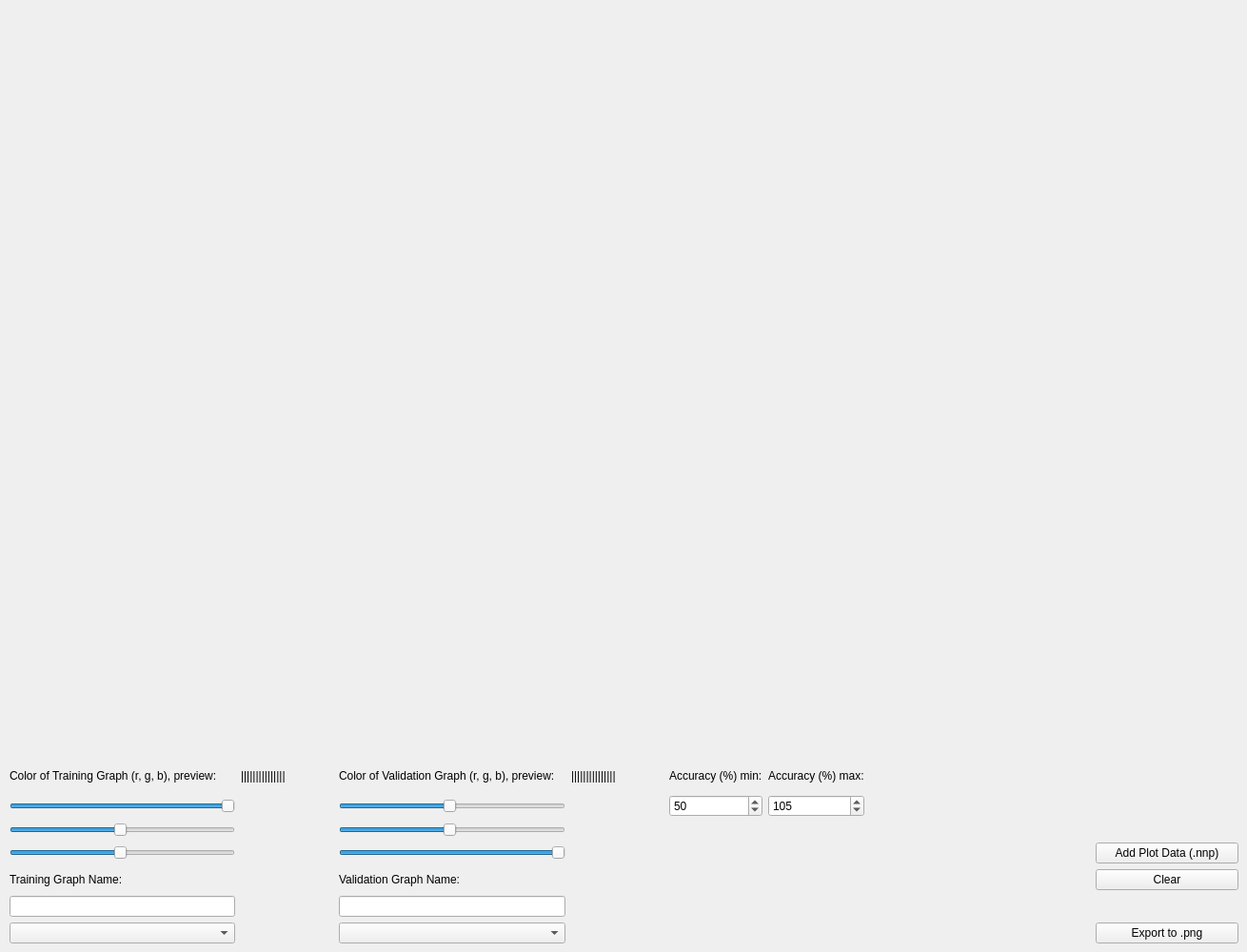
<?xml version="1.0" encoding="UTF-8"?>
<ui version="4.0">
 <class>PlotWidget</class>
 <widget class="QWidget" name="PlotWidget">
  <property name="geometry">
   <rect>
    <x>0</x>
    <y>0</y>
    <width>1310</width>
    <height>1000</height>
   </rect>
  </property>
  <property name="minimumSize">
   <size>
    <width>1310</width>
    <height>1000</height>
   </size>
  </property>
  <property name="windowTitle">
   <string>Form</string>
  </property>
  <widget class="QCustomPlot" name="plotArea" native="true">
   <property name="geometry">
    <rect>
     <x>10</x>
     <y>10</y>
     <width>1291</width>
     <height>781</height>
    </rect>
   </property>
  </widget>
  <widget class="QWidget" name="gridLayoutWidget">
   <property name="geometry">
    <rect>
     <x>10</x>
     <y>800</y>
     <width>1291</width>
     <height>191</height>
    </rect>
   </property>
   <layout class="QGridLayout" name="gridLayout_3">
    <item row="5" column="3">
     <widget class="QSlider" name="sl_ValidationB">
      <property name="maximum">
       <number>255</number>
      </property>
      <property name="value">
       <number>255</number>
      </property>
      <property name="orientation">
       <enum>Qt::Horizontal</enum>
      </property>
     </widget>
    </item>
    <item row="2" column="15">
     <spacer name="horizontalSpacer">
      <property name="orientation">
       <enum>Qt::Horizontal</enum>
      </property>
      <property name="sizeType">
       <enum>QSizePolicy::Fixed</enum>
      </property>
      <property name="sizeHint" stdset="0">
       <size>
        <width>150</width>
        <height>20</height>
       </size>
      </property>
     </spacer>
    </item>
    <item row="8" column="0">
     <widget class="QComboBox" name="cb_tGraphDesign"/>
    </item>
    <item row="3" column="6">
     <widget class="QSpinBox" name="sb_yMin">
      <property name="maximum">
       <number>90</number>
      </property>
      <property name="singleStep">
       <number>5</number>
      </property>
      <property name="value">
       <number>50</number>
      </property>
     </widget>
    </item>
    <item row="2" column="2">
     <spacer name="horizontalSpacer_2">
      <property name="orientation">
       <enum>Qt::Horizontal</enum>
      </property>
      <property name="sizeType">
       <enum>QSizePolicy::Fixed</enum>
      </property>
      <property name="sizeHint" stdset="0">
       <size>
        <width>50</width>
        <height>20</height>
       </size>
      </property>
     </spacer>
    </item>
    <item row="7" column="3">
     <widget class="QLineEdit" name="vGraphNameField"/>
    </item>
    <item row="2" column="3">
     <widget class="QLabel" name="label_2">
      <property name="text">
       <string>Color of Validation Graph (r, g, b), preview:</string>
      </property>
     </widget>
    </item>
    <item row="8" column="3">
     <widget class="QComboBox" name="cb_vGraphDesign"/>
    </item>
    <item row="2" column="8">
     <spacer name="horizontalSpacer_4">
      <property name="orientation">
       <enum>Qt::Horizontal</enum>
      </property>
      <property name="sizeHint" stdset="0">
       <size>
        <width>40</width>
        <height>20</height>
       </size>
      </property>
     </spacer>
    </item>
    <item row="2" column="6">
     <widget class="QLabel" name="label_5">
      <property name="text">
       <string>Accuracy (%) min:</string>
      </property>
     </widget>
    </item>
    <item row="3" column="0">
     <widget class="QSlider" name="sl_TrainingR">
      <property name="maximum">
       <number>255</number>
      </property>
      <property name="value">
       <number>255</number>
      </property>
      <property name="orientation">
       <enum>Qt::Horizontal</enum>
      </property>
     </widget>
    </item>
    <item row="2" column="1">
     <widget class="QLabel" name="label_ColorTraining">
      <property name="text">
       <string>|||||||||||||||</string>
      </property>
     </widget>
    </item>
    <item row="6" column="0">
     <widget class="QLabel" name="label_3">
      <property name="text">
       <string>Training Graph Name:</string>
      </property>
     </widget>
    </item>
    <item row="6" column="3">
     <widget class="QLabel" name="label_4">
      <property name="text">
       <string>Validation Graph Name:</string>
      </property>
     </widget>
    </item>
    <item row="3" column="3">
     <widget class="QSlider" name="sl_ValidationR">
      <property name="maximum">
       <number>255</number>
      </property>
      <property name="value">
       <number>125</number>
      </property>
      <property name="orientation">
       <enum>Qt::Horizontal</enum>
      </property>
     </widget>
    </item>
    <item row="4" column="0">
     <widget class="QSlider" name="sl_TrainingG">
      <property name="maximum">
       <number>255</number>
      </property>
      <property name="value">
       <number>125</number>
      </property>
      <property name="orientation">
       <enum>Qt::Horizontal</enum>
      </property>
     </widget>
    </item>
    <item row="2" column="4">
     <widget class="QLabel" name="label_ColorValidation">
      <property name="text">
       <string>|||||||||||||||</string>
      </property>
     </widget>
    </item>
    <item row="7" column="0">
     <widget class="QLineEdit" name="tGraphNameField"/>
    </item>
    <item row="2" column="5">
     <spacer name="horizontalSpacer_3">
      <property name="orientation">
       <enum>Qt::Horizontal</enum>
      </property>
      <property name="sizeType">
       <enum>QSizePolicy::Fixed</enum>
      </property>
      <property name="sizeHint" stdset="0">
       <size>
        <width>50</width>
        <height>20</height>
       </size>
      </property>
     </spacer>
    </item>
    <item row="4" column="3">
     <widget class="QSlider" name="sl_ValidationG">
      <property name="maximum">
       <number>255</number>
      </property>
      <property name="value">
       <number>125</number>
      </property>
      <property name="orientation">
       <enum>Qt::Horizontal</enum>
      </property>
     </widget>
    </item>
    <item row="5" column="0">
     <widget class="QSlider" name="sl_TrainingB">
      <property name="maximum">
       <number>255</number>
      </property>
      <property name="value">
       <number>125</number>
      </property>
      <property name="orientation">
       <enum>Qt::Horizontal</enum>
      </property>
     </widget>
    </item>
    <item row="2" column="0">
     <widget class="QLabel" name="label">
      <property name="text">
       <string>Color of Training Graph (r, g, b), preview:</string>
      </property>
     </widget>
    </item>
    <item row="2" column="7">
     <widget class="QLabel" name="label_6">
      <property name="text">
       <string>Accuracy (%) max:</string>
      </property>
     </widget>
    </item>
    <item row="3" column="7">
     <widget class="QSpinBox" name="sb_yMax">
      <property name="minimum">
       <number>95</number>
      </property>
      <property name="maximum">
       <number>110</number>
      </property>
      <property name="singleStep">
       <number>5</number>
      </property>
      <property name="value">
       <number>105</number>
      </property>
     </widget>
    </item>
    <item row="8" column="15">
     <widget class="QPushButton" name="btn_exportToPNG">
      <property name="text">
       <string>Export to .png</string>
      </property>
     </widget>
    </item>
    <item row="5" column="15">
     <widget class="QPushButton" name="btn_addPlotData">
      <property name="text">
       <string>Add Plot Data (.nnp)</string>
      </property>
     </widget>
    </item>
    <item row="6" column="15">
     <widget class="QPushButton" name="btn_resetPlotArea">
      <property name="text">
       <string>Clear</string>
      </property>
     </widget>
    </item>
   </layout>
  </widget>
 </widget>
 <customwidgets>
  <customwidget>
   <class>QCustomPlot</class>
   <extends>QWidget</extends>
   <header>qcustomplot.h</header>
   <container>1</container>
  </customwidget>
 </customwidgets>
 <resources/>
 <connections/>
</ui>
